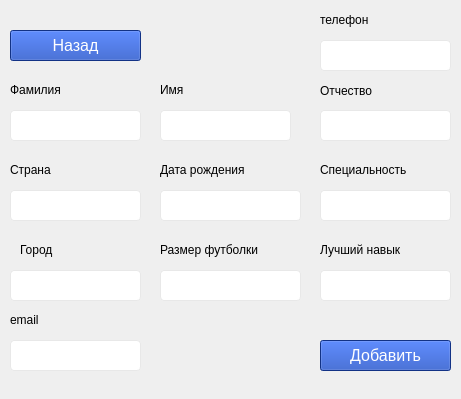
<?xml version="1.0" encoding="UTF-8"?>
<ui version="4.0">
 <class>Form1</class>
 <widget class="QWidget" name="Form1">
  <property name="geometry">
   <rect>
    <x>0</x>
    <y>0</y>
    <width>461</width>
    <height>399</height>
   </rect>
  </property>
  <property name="windowTitle">
   <string>Form</string>
  </property>
  <property name="styleSheet">
   <string notr="true">QLineEdit {
	border: 1px solid #e8e8e8;
    height: 50px;
    padding-left: 14px;
    font-family: Segoe UI,sans-serif;
    font-style: normal;
    font-weight: 400;
    font-size: 18px;
    line-height: 26px;
    border-radius: 4px;
    color: #4d4d4d;
}</string>
  </property>
  <widget class="QLineEdit" name="surname">
   <property name="geometry">
    <rect>
     <x>10</x>
     <y>110</y>
     <width>131</width>
     <height>31</height>
    </rect>
   </property>
  </widget>
  <widget class="QLineEdit" name="skill">
   <property name="geometry">
    <rect>
     <x>320</x>
     <y>270</y>
     <width>131</width>
     <height>31</height>
    </rect>
   </property>
  </widget>
  <widget class="QLabel" name="label_6">
   <property name="geometry">
    <rect>
     <x>160</x>
     <y>240</y>
     <width>151</width>
     <height>20</height>
    </rect>
   </property>
   <property name="text">
    <string>Размер футболки</string>
   </property>
  </widget>
  <widget class="QLineEdit" name="last_name">
   <property name="geometry">
    <rect>
     <x>320</x>
     <y>110</y>
     <width>131</width>
     <height>31</height>
    </rect>
   </property>
  </widget>
  <widget class="QLabel" name="label_3">
   <property name="geometry">
    <rect>
     <x>320</x>
     <y>80</y>
     <width>81</width>
     <height>21</height>
    </rect>
   </property>
   <property name="text">
    <string>Отчество</string>
   </property>
  </widget>
  <widget class="QLineEdit" name="city">
   <property name="geometry">
    <rect>
     <x>10</x>
     <y>270</y>
     <width>131</width>
     <height>31</height>
    </rect>
   </property>
  </widget>
  <widget class="QLineEdit" name="size">
   <property name="geometry">
    <rect>
     <x>160</x>
     <y>270</y>
     <width>141</width>
     <height>31</height>
    </rect>
   </property>
  </widget>
  <widget class="QPushButton" name="again">
   <property name="geometry">
    <rect>
     <x>10</x>
     <y>30</y>
     <width>131</width>
     <height>31</height>
    </rect>
   </property>
   <property name="styleSheet">
    <string notr="true">border: 1.5px solid var(--primary-color); border-radius: 0.25rem; font-size: 16px; min-width: 98px; background-color: rgb(25, 70, 186);; color: rgb(255, 255, 255);</string>
   </property>
   <property name="text">
    <string>Назад</string>
   </property>
  </widget>
  <widget class="QLabel" name="label_7">
   <property name="geometry">
    <rect>
     <x>160</x>
     <y>160</y>
     <width>131</width>
     <height>20</height>
    </rect>
   </property>
   <property name="text">
    <string>Дата рождения</string>
   </property>
  </widget>
  <widget class="QLineEdit" name="country">
   <property name="geometry">
    <rect>
     <x>10</x>
     <y>190</y>
     <width>131</width>
     <height>31</height>
    </rect>
   </property>
  </widget>
  <widget class="QLineEdit" name="email">
   <property name="geometry">
    <rect>
     <x>10</x>
     <y>340</y>
     <width>131</width>
     <height>31</height>
    </rect>
   </property>
   <property name="text">
    <string/>
   </property>
  </widget>
  <widget class="QLabel" name="label_2">
   <property name="geometry">
    <rect>
     <x>10</x>
     <y>80</y>
     <width>81</width>
     <height>20</height>
    </rect>
   </property>
   <property name="text">
    <string>Фамилия</string>
   </property>
  </widget>
  <widget class="QLabel" name="label_8">
   <property name="geometry">
    <rect>
     <x>320</x>
     <y>160</y>
     <width>121</width>
     <height>20</height>
    </rect>
   </property>
   <property name="text">
    <string>Специальность</string>
   </property>
  </widget>
  <widget class="QLabel" name="label_10">
   <property name="geometry">
    <rect>
     <x>320</x>
     <y>10</y>
     <width>121</width>
     <height>20</height>
    </rect>
   </property>
   <property name="text">
    <string>телефон</string>
   </property>
  </widget>
  <widget class="QLabel" name="label_5">
   <property name="geometry">
    <rect>
     <x>20</x>
     <y>240</y>
     <width>63</width>
     <height>20</height>
    </rect>
   </property>
   <property name="text">
    <string>Город</string>
   </property>
  </widget>
  <widget class="QPushButton" name="add">
   <property name="geometry">
    <rect>
     <x>320</x>
     <y>340</y>
     <width>131</width>
     <height>31</height>
    </rect>
   </property>
   <property name="styleSheet">
    <string notr="true">border: 1.5px solid var(--primary-color); border-radius: 0.25rem; font-size: 16px; min-width: 98px; background-color: rgb(25, 70, 186);; color: rgb(255, 255, 255);</string>
   </property>
   <property name="text">
    <string>Добавить</string>
   </property>
  </widget>
  <widget class="QLineEdit" name="name">
   <property name="geometry">
    <rect>
     <x>160</x>
     <y>110</y>
     <width>131</width>
     <height>31</height>
    </rect>
   </property>
   <property name="styleSheet">
    <string notr="true">border: 1px solid #e8e8e8;
    height: 50px;
    padding-left: 14px;
    font-family: Segoe UI,sans-serif;
    font-style: normal;
    font-weight: 400;
    font-size: 18px;
    line-height: 26px;
    border-radius: 4px;
    color: #4d4d4d;</string>
   </property>
  </widget>
  <widget class="QLineEdit" name="birthday">
   <property name="geometry">
    <rect>
     <x>160</x>
     <y>190</y>
     <width>141</width>
     <height>31</height>
    </rect>
   </property>
  </widget>
  <widget class="QLabel" name="label_4">
   <property name="geometry">
    <rect>
     <x>10</x>
     <y>160</y>
     <width>63</width>
     <height>20</height>
    </rect>
   </property>
   <property name="text">
    <string>Страна</string>
   </property>
  </widget>
  <widget class="QLineEdit" name="phone">
   <property name="geometry">
    <rect>
     <x>320</x>
     <y>40</y>
     <width>131</width>
     <height>31</height>
    </rect>
   </property>
  </widget>
  <widget class="QLabel" name="label_11">
   <property name="geometry">
    <rect>
     <x>10</x>
     <y>310</y>
     <width>121</width>
     <height>20</height>
    </rect>
   </property>
   <property name="text">
    <string>email</string>
   </property>
  </widget>
  <widget class="QLineEdit" name="spec">
   <property name="geometry">
    <rect>
     <x>320</x>
     <y>190</y>
     <width>131</width>
     <height>31</height>
    </rect>
   </property>
  </widget>
  <widget class="QLabel" name="label_9">
   <property name="geometry">
    <rect>
     <x>320</x>
     <y>240</y>
     <width>121</width>
     <height>20</height>
    </rect>
   </property>
   <property name="text">
    <string>Лучший навык</string>
   </property>
  </widget>
  <widget class="QLabel" name="label">
   <property name="geometry">
    <rect>
     <x>160</x>
     <y>80</y>
     <width>63</width>
     <height>20</height>
    </rect>
   </property>
   <property name="text">
    <string>Имя</string>
   </property>
  </widget>
 </widget>
 <resources/>
 <connections/>
</ui>
